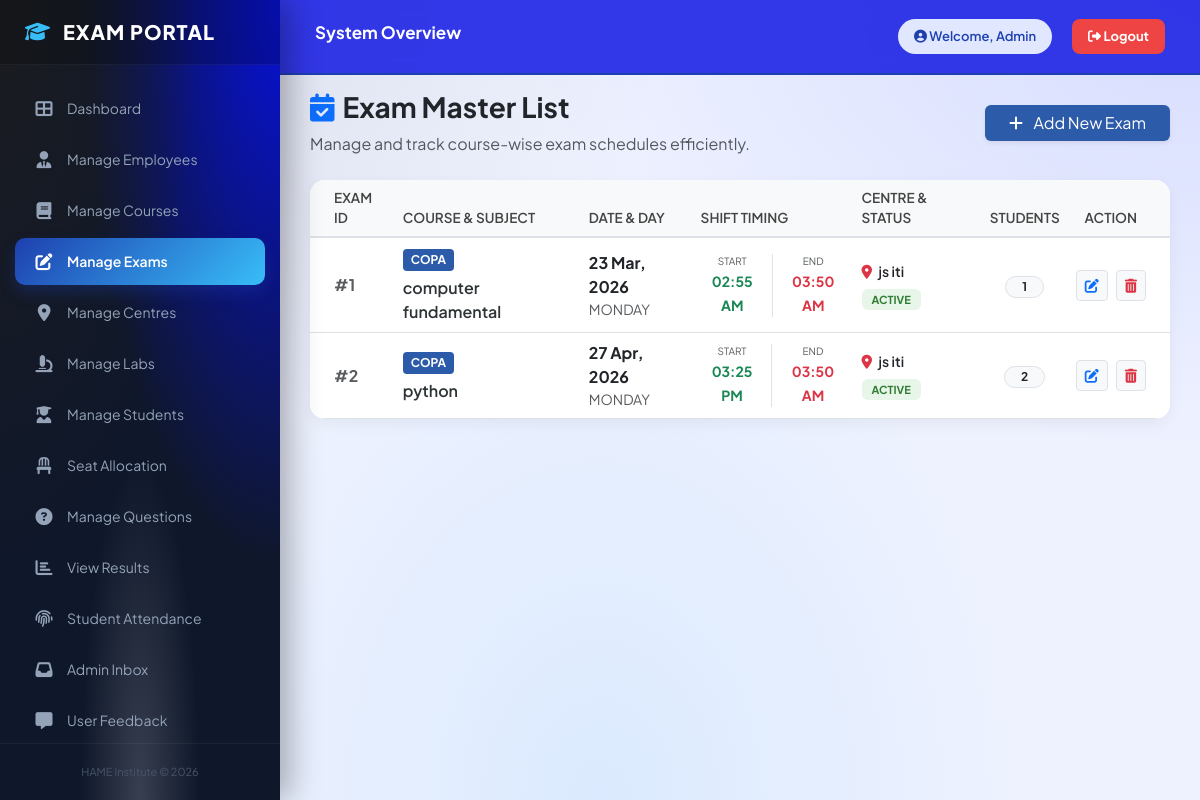
Screenshot of /admin/manage_exam.php with the database file from the repository.
### tables this page shows
CREATE TABLE `exams` (
  `exam_id` int(11) NOT NULL,
  `exam_name` varchar(100) DEFAULT NULL,
  `subject_name` varchar(100) DEFAULT NULL,
  `exam_date` date DEFAULT NULL,
  `exam_time` time DEFAULT NULL,
  `exam_end_time` time DEFAULT NULL,
  `centre` varchar(100) DEFAULT NULL,
  `total_students` int(11) DEFAULT NULL,
  `status` varchar(20) DEFAULT 'Active',
  `course` varchar(100) DEFAULT NULL
);

### admin/manage_exam.php (the view, shortened to what this page needs)
<?php
include("../config.php");
$result = mysqli_query($conn,"SELECT * FROM exams ORDER BY exam_date ASC, exam_time ASC");
?>
<!DOCTYPE html>
<html lang="en">
<head>
    <link href="https://cdn.jsdelivr.net/npm/bootstrap@5.3.0/dist/css/bootstrap.min.css" rel="stylesheet">
    <link rel="stylesheet" href="https://cdnjs.cloudflare.com/ajax/libs/font-awesome/6.0.0/css/all.min.css">
</head>
<body>
<?php include("sidebar.php"); ?>
<div class="main-content">
    <div class="row align-items-center mb-4">
        <div class="col-md-8">
            <h3 class="fw-bold text-dark"><i class="fa fa-calendar-check me-2 text-primary"></i>Exam Master List</h3>
            <p class="text-muted mb-0">Manage and track course-wise exam schedules efficiently.</p>
        </div>
        <div class="col-md-4 text-md-end mt-3 mt-md-0">
            <a href="add-exam.php" class="btn btn-primary px-4 shadow-sm border-0" style="background: var(--primary);">
                <i class="fa fa-plus me-2"></i> Add New Exam
            </a>
        </div>
    </div>
    <div class="card overflow-hidden">
        <div class="table-responsive">
            <table class="table align-middle mb-0">
                <thead>
                    <tr>
                        <th class="ps-4">Exam ID</th>
                        <th>Course & Subject</th>
                        <th>Date & Day</th>
                        <th>Shift Timing</th>
                        <th>Centre & Status</th>
                        <th class="text-center">Students</th>
                        <th class="text-center pe-4">Action</th>
                    </tr>
                </thead>
                <tbody>
                    <?php
                    if(mysqli_num_rows($result) > 0) {
                        while($row = mysqli_fetch_assoc($result)){
                            $currentStatus = strtoupper($row['status']);
                    ?>
                    <tr class="exam-row">
                        <td class="ps-4 text-muted fw-bold">#<?= $row['exam_id'] ?></td>
                        <td>
                            <span class="course-badge text-uppercase"><?= $row['exam_name'] ?></span>
                            <span class="subject-text"><?= $row['subject_name'] ?></span>
                        </td>
                        <td>
                            <div class="fw-bold"><?= date('d M, Y', strtotime($row['exam_date'])) ?></div>
                            <div class="small text-muted text-uppercase"><?= date('l', strtotime($row['exam_date'])) ?></div>
                        </td>
                        <td>
                            <div class="d-flex align-items-center gap-2">
                                <div class="text-center border-end pe-2">
                                    <small class="d-block text-muted" style="font-size: 10px;">START</small>
                                    <span class="text-success fw-bold small"><?= date('h:i A', strtotime($row['exam_time'])) ?></span>
                                </div>
                                <div class="text-center">
                                    <small class="d-block text-muted" style="font-size: 10px;">END</small>
                                    <span class="text-danger fw-bold small"><?= date('h:i A', strtotime($row['exam_end_time'])) ?></span>
                                </div>
                            </div>
                        </td>
                        <td>
                            <div class="small fw-semibold mb-1"><i class="fa fa-map-marker-alt text-danger me-1"></i> <?= $row['centre'] ?></div>
                            <span class="<?= ($currentStatus == 'ACTIVE') ? 'status-active' : 'status-inactive' ?>">
                                <?= $currentStatus ?>
                            </span>
                        </td>
                        <td class="text-center">
                            <span class="badge rounded-pill bg-light text-dark border px-3"><?= $row['total_students'] ?></span>
                        </td>
                        <td class="text-center pe-4">
                            <div class="d-flex justify-content-center gap-2">
                                <a href="edit-exam.php?id=<?= $row['exam_id'] ?>" class="btn btn-sm btn-light border" title="Edit">
                                    <i class="fa fa-pen-to-square text-primary"></i>
                                </a>
                                <a href="delete-exam.php?exam_id=<?= $row['exam_id'] ?>" class="btn btn-sm btn-light border sweet-delete" title="Delete">
                                    <i class="fa fa-trash-can text-danger"></i>
                                </a>
                            </div>
                        </td>
                    </tr>
                    <?php }
                    } ?>
                </tbody>
            </table>
        </div>
    </div>
</div>
</body>
</html>

### admin/manage_exam.php (style rules this page uses)
:root { --primary: #2c5ba9; --secondary: #6c757d; --success: #28a745; --danger: #dc3545; }
body { background-color: #f4f7f6; font-family: 'Inter', sans-serif; }
.main-content { margin-left: 260px; padding: 30px; }
.card { border: none; border-radius: 15px; box-shadow: 0 5px 15px rgba(0,0,0,0.05); }
.table thead th { background-color: #f8f9fa; color: #444; font-weight: 600; border-bottom: 2px solid #dee2e6; text-transform: uppercase; font-size: 0.85rem; }
.status-active { background: #e8f5e9; color: #2e7d32; padding: 4px 10px; border-radius: 6px; font-size: 11px; font-weight: 700; }
.course-badge { background: var(--primary); color: white; padding: 2px 8px; border-radius: 4px; font-size: 0.75rem; font-weight: 700; margin-bottom: 5px; display: inline-block; }
.subject-text { font-size: 1rem; font-weight: 600; color: #2d3436; display: block; }

### admin/sidebar.php (style rules this page uses)
:root { --primary-blue: #1e40af; --dark-navy: #0f172a; --sky-accent: #38bdf8; --light-blue-bg: #f0f7ff; --sidebar-width: 280px; --topbar-height: 75px; }
* { box-sizing: border-box; }
body { margin: 0; padding: 0; font-family: 'Plus Jakarta Sans', sans-serif; background-color: #eef2ff; background-image: radial-gradient(at 0% 0%, rgba(15, 18, 28, 0.1) 0px, transparent 40%), radial-gradient(at 100% 0%, rgba(14, 26, 250, 0.1) 0px, transparent 40%), radial-gradient(at 50% 100%, rgba(219, 234, 254, 1) 0px, transparent 50%); background-attachment: fixed; min-height: 100vh; }
.main-content { margin-left: var(--sidebar-width); transition: 0.4s; }

### rows the page displays
exams: exam_id "1", exam_name "COPA", subject_name "computer fundamental", exam_date "23 Mar, 2026", exam_date "MONDAY", exam_time "02:55 AM", exam_end_time "03:50 AM", centre "js iti", status "ACTIVE", total_students "1"
exams: exam_id "2", exam_name "COPA", subject_name "python", exam_date "27 Apr, 2026", exam_date "MONDAY", exam_time "03:25 PM", exam_end_time "03:50 AM", centre "js iti", status "ACTIVE", total_students "2"
